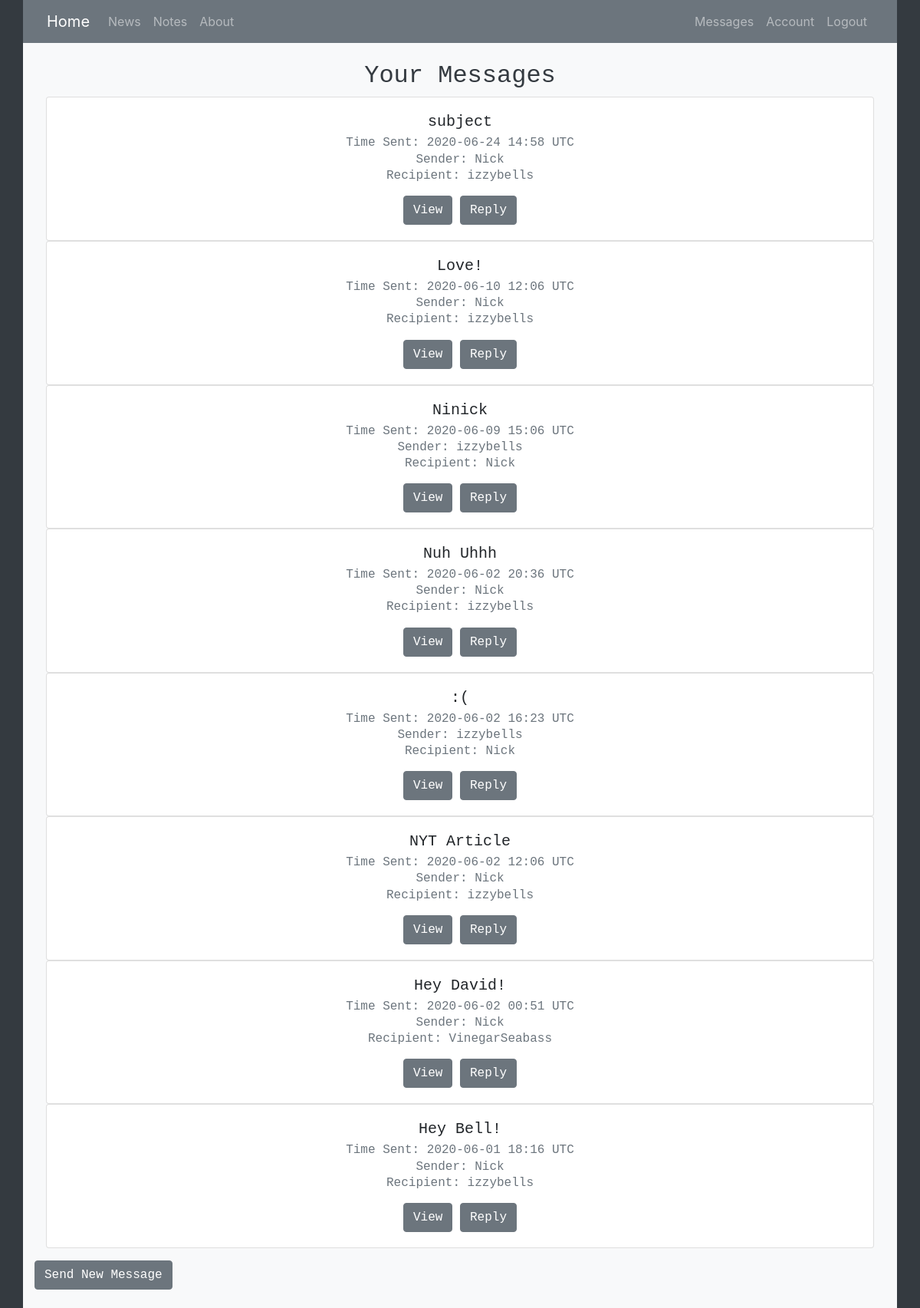
Screenshot of /view_messages (signed in) with the database file from the repository.
### homepage/models.py (models this page shows, shortened)
class Message(db.Model):
    id = db.Column(db.Integer, primary_key=True)
    sender_id = db.Column(db.Integer, db.ForeignKey('user.id'), nullable=False)
    recipient_id = db.Column(db.Integer, nullable=False)
    subject = db.Column(db.String(120), nullable=False, default="Subject")
    body = db.Column(db.Text, nullable=False)
    time_sent = db.Column(db.DateTime, nullable=False, default=datetime.datetime.utcnow)
    unread = db.Column(db.Boolean, nullable=False, default=True)

class User(db.Model, UserMixin):
    id = db.Column(db.Integer, primary_key=True)
    username = db.Column(db.String(20), unique=True, nullable=False)
    email = db.Column(db.String(120), unique=True, nullable=False)
    image_file = db.Column(db.String(20), nullable=False, default='default.jpg')
    password = db.Column(db.String(60), nullable=False)
    zip_code = db.Column(db.Integer, nullable=False)
    notes = db.relationship('Note', backref='author', lazy=True)
    links = db.relationship('Link', backref='author', lazy=True)
    sent_messages = db.relationship('Message', backref="sender", lazy=True)

### homepage/messages/routes.py (the view)
@login_required
@messages.route('/view_messages')
def view_messages():
    message_list = []
    user = User.query.order_by(Message.time_sent.desc()).get(current_user.id)
    sent_messages = user.sent_messages
    for message in sent_messages:
        sender = current_user.username
        recipient = User.query.get(message.recipient_id).username
        message_list.append((message, sender, recipient))
    for message in Message.query.order_by(Message.time_sent.desc()).filter_by(recipient_id=current_user.id):
        message.unread = False
        db.session.commit()
        sender = User.query.get(message.sender_id).username
        recipient = current_user.username
        message_list.append((message, sender, recipient))
    sorted_message_list = sorted(
        message_list,
        key=lambda x: datetime.strptime(x[0].time_sent.strftime('%m/%d/%Y/%H'), '%m/%d/%Y/%H'), reverse=True
    )
    return render_template('view_messages.html', messages=sorted_message_list)

### homepage/models.py (called while the page is built)
@login_manager.user_loader
def load_user(user_id):
    return User.query.get(int(user_id))

### homepage/templates/view_messages.html (shortened to what this page needs)
{% extends "new_layout.html" %}
{% block content %}
<div class="container">
    <div class="row">
        <div class="col-md-12">
            <h2 class="text-dark text-center align-center">Your Messages</h2>
        </div>
    </div>
    <div class="row">
        <div class="col-sm-12">
            {% for message in messages %}
            <div class="card text-center">
                <div class="card-body block">
                <h5 class="card-title">{{ message[0].subject }}</h5>
                <h6 class="card-subtitle mb-2 text-muted">Time Sent: {{ message[0].time_sent.strftime('%Y-%m-%d %H:%M') }} UTC</h6>
                <h6 class="card-subtitle mb-2 text-muted">Sender: {{ message[1] }}</h6>
                <h6 class="card-subtitle mb-2 text-muted">Recipient: {{ message[2] }}</h6>
                <a href="{{ url_for('messages.view_message', message_id=message[0].id) }}" class="btn btn-secondary">View</a>
                <a href="{{ url_for('messages.new_message') }}" class="btn btn-secondary">Reply</a>
                </div>
            </div>
            {% endfor %}
        </div>
    </div>
    <div class="row pt-3">
        <a href="{{ url_for('messages.new_message') }}" class="btn btn-secondary">Send New Message</a>
    </div>
</div>
 {% endblock content %}

### rows the page displays
Message: subject "subject", time_sent "2020-06-24 14:58", username "Nick", username "izzybells"
Message: subject "Love!", time_sent "2020-06-10 12:06", username "Nick", username "izzybells"
Message: subject "Ninick", time_sent "2020-06-09 15:06", username "izzybells", username "Nick"
Message: subject "Nuh Uhhh", time_sent "2020-06-02 20:36", username "Nick", username "izzybells"
Message: subject ":(", time_sent "2020-06-02 16:23", username "izzybells", username "Nick"
Message: subject "NYT Article", time_sent "2020-06-02 12:06", username "Nick", username "izzybells"
Message: subject "Hey David!", time_sent "2020-06-02 00:51", username "Nick", username "VinegarSeabass"
Message: subject "Hey Bell!", time_sent "2020-06-01 18:16", username "Nick", username "izzybells"
